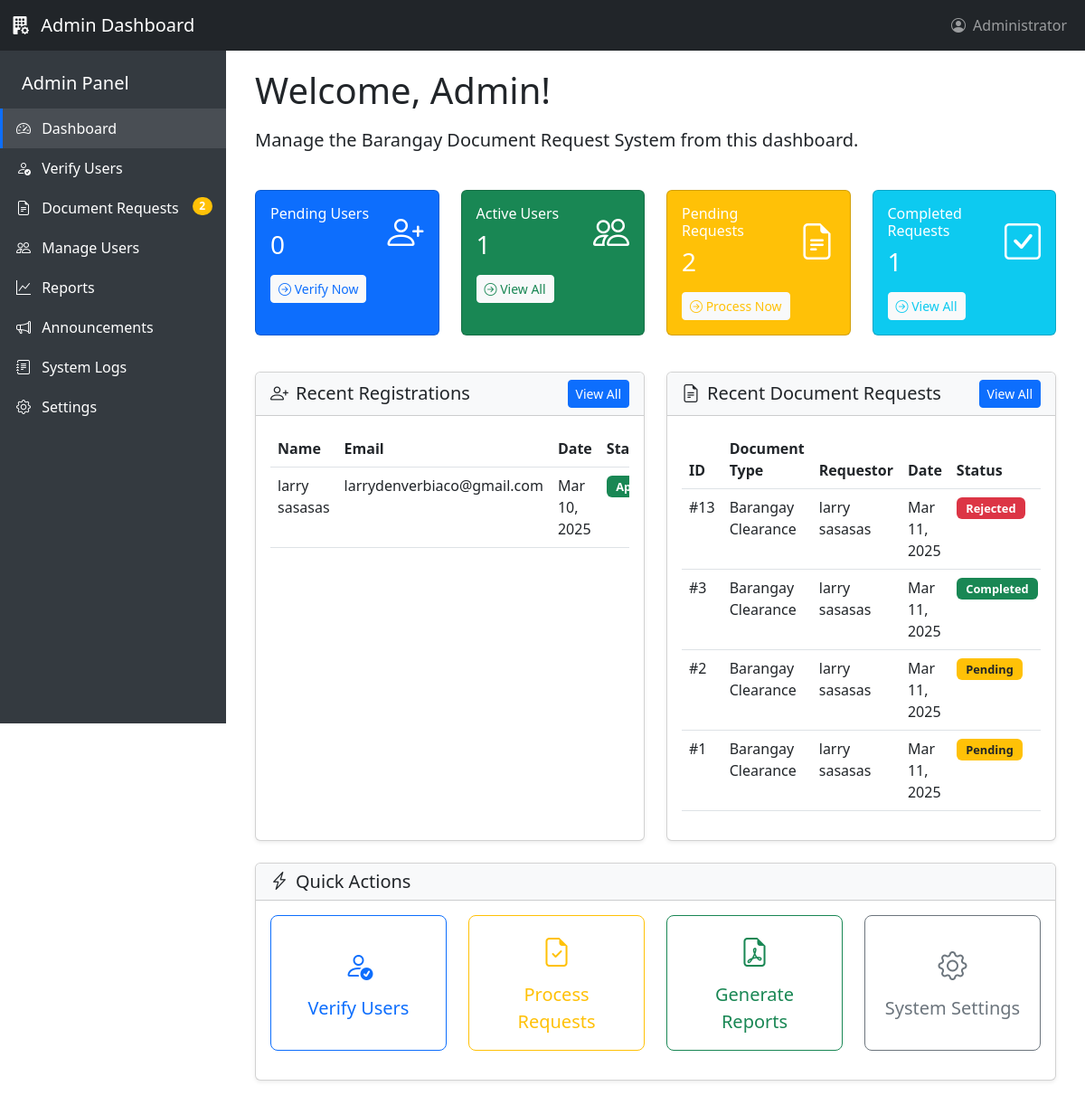
The app's page /admin.php, older data.
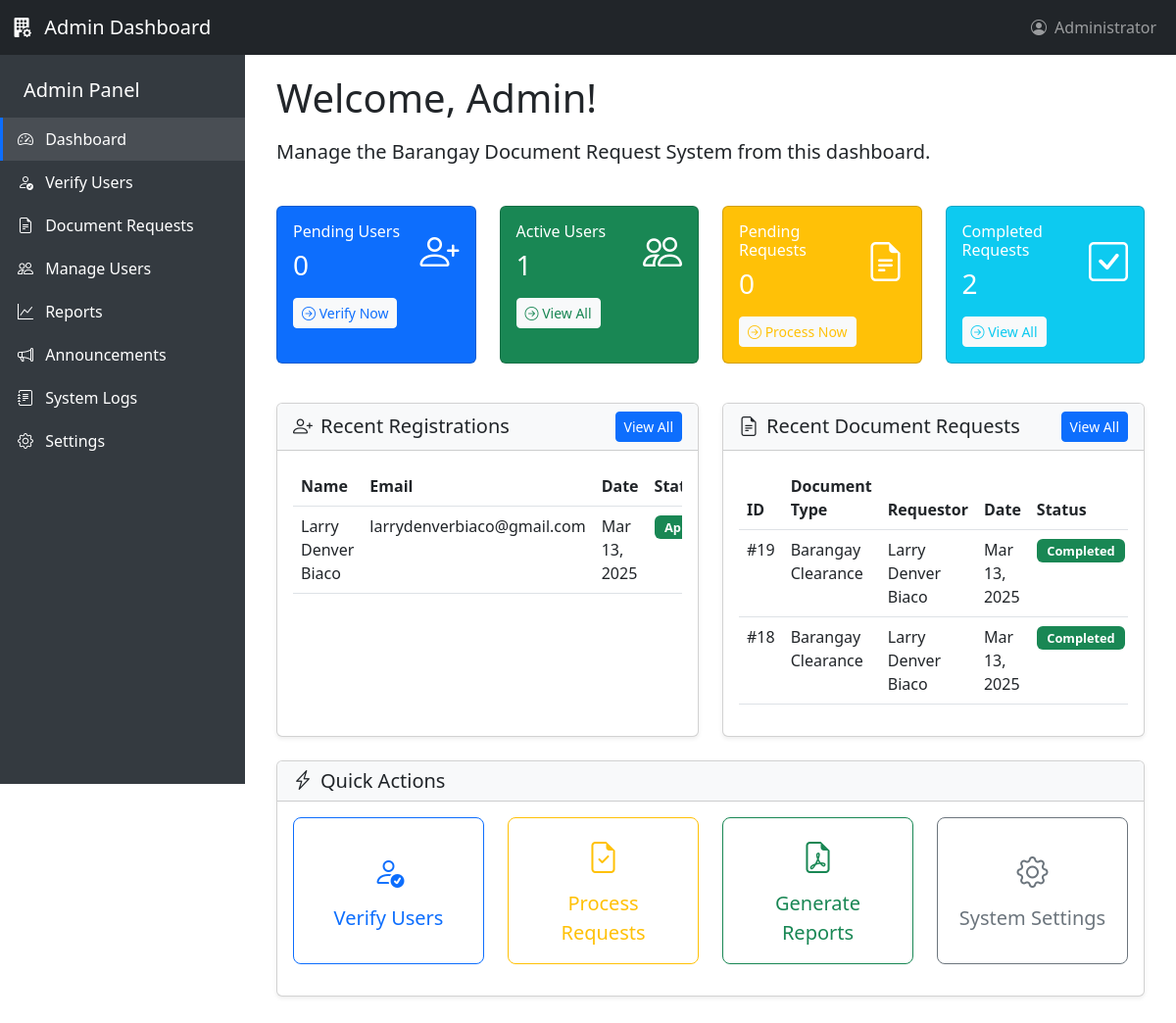
The same page, newer data.
### tables this page shows
CREATE TABLE `users` (
  `user_id` int(11) NOT NULL,
  `email` varchar(100) NOT NULL,
  `password` varchar(255) NOT NULL,
  `first_name` varchar(50) NOT NULL,
  `middle_name` varchar(50) DEFAULT NULL,
  `last_name` varchar(50) NOT NULL,
  `birthday` date NOT NULL,
  `gender` enum('male','female','other') NOT NULL,
  `contact_number` varchar(15) NOT NULL,
  `zone` varchar(20) NOT NULL,
  `house_number` varchar(50) NOT NULL,
  `id_path` varchar(255) NOT NULL,
  `user_type` enum('resident','staff','admin') NOT NULL DEFAULT 'resident',
  `status` enum('active','inactive','pending') NOT NULL DEFAULT 'pending',
  `created_at` timestamp NOT NULL DEFAULT current_timestamp(),
  `updated_at` timestamp NOT NULL DEFAULT current_timestamp() ON UPDATE current_timestamp(),
  `profile_pic` varchar(255) DEFAULT NULL
);

CREATE TABLE `requests` (
  `request_id` int(11) NOT NULL,
  `user_id` int(11) NOT NULL,
  `document_type` varchar(50) NOT NULL,
  `purpose` text NOT NULL,
  `urgent_request` tinyint(1) NOT NULL DEFAULT 0,
  `processing_fee` decimal(10,2) NOT NULL DEFAULT 0.00,
  `status` enum('pending','processing','ready','completed','rejected','cancelled') NOT NULL DEFAULT 'pending',
  `admin_remarks` text DEFAULT NULL,
  `created_at` timestamp NOT NULL DEFAULT current_timestamp(),
  `updated_at` timestamp NOT NULL DEFAULT current_timestamp() ON UPDATE current_timestamp(),
  `completed_at` timestamp NULL DEFAULT NULL,
  `payment_status` tinyint(1) NOT NULL DEFAULT 0,
  `admin_notes` text DEFAULT NULL
);

### admin.php (the view, shortened to what the rows shown need)
<?php
$servername = "localhost";
$username = "root";
$password = "";
$dbname = "barangay_request_system";
$recentUsers = [];
$recentRequests = [];
$conn = new mysqli($servername, $username, $password, $dbname);
if ($conn->connect_error) {
    $showAlert = true;
    $alertType = "danger";
    $alertMessage = "Database connection failed: " . $conn->connect_error;
} else {
    $recentUsersSql = "SELECT user_id, email, first_name, last_name, status, created_at
                      FROM users
                      WHERE user_type = 'resident'
                      ORDER BY created_at DESC LIMIT 5";
    $recentUsersResult = $conn->query($recentUsersSql);
    if ($recentUsersResult) {
        while ($row = $recentUsersResult->fetch_assoc()) {
            $recentUsers[] = $row;
        }
    }
    try {
        $recentRequestsSql = "SELECT r.request_id, r.document_type, r.status, r.created_at,
                             u.first_name, u.last_name
                             FROM requests r
                             JOIN users u ON r.user_id = u.user_id
                             ORDER BY r.created_at DESC LIMIT 5";
        $recentRequestsResult = $conn->query($recentRequestsSql);
        if ($recentRequestsResult) {
            while ($row = $recentRequestsResult->fetch_assoc()) {
                $recentRequests[] = $row;
            }
        }
    } catch (Exception $e) {
    }
}
?>
<!DOCTYPE html>
<html lang="en">
<head>
    <link href="https://cdnjs.cloudflare.com/ajax/libs/bootstrap/5.3.0/css/bootstrap.min.css" rel="stylesheet">
    <link rel="stylesheet" href="https://cdnjs.cloudflare.com/ajax/libs/bootstrap-icons/1.10.5/font/bootstrap-icons.min.css">
</head>
<body>
    <div class="main-content">
        <div class="container-fluid">
            <div class="row mb-4">
                <div class="col">
                    <h1 class="display-6 mb-3">Welcome, Admin!</h1>
                </div>
            </div>
            <div class="row">
                <div class="col-lg-6 mb-4">
                    <div class="card h-100 shadow-sm">
                        <div class="card-body">
                            <?php if (empty($recentUsers)): ?>
                                <div class="text-center py-5">
                                    <i class="bi bi-people text-secondary" style="font-size: 2.5rem;"></i>
                                    <p class="mt-3 text-muted">No recent user registrations</p>
                                </div>
                            <?php else: ?>
                                <div class="table-responsive">
                                    <table class="table table-hover">
                                        <thead>
                                            <tr>
                                                <th>Name</th>
                                                <th>Email</th>
                                                <th>Date</th>
                                                <th>Status</th>
                                            </tr>
                                        </thead>
                                        <tbody>
                                            <?php foreach ($recentUsers as $user): ?>
                                            <tr>
                                                <td><?php echo htmlspecialchars($user['first_name'] . ' ' . $user['last_name']); ?></td>
                                                <td><?php echo htmlspecialchars($user['email']); ?></td>
                                                <td><?php echo date('M d, Y', strtotime($user['created_at'])); ?></td>
                                                <td>
                                                    <?php if ($user['status'] == 'pending'): ?>
                                                        <span class="badge bg-warning text-dark status-badge">Pending</span>
                                                    <?php elseif ($user['status'] == 'active'): ?>
                                                        <span class="badge bg-success status-badge">Approved</span>
                                                    <?php elseif ($user['status'] == 'inactive'): ?>
                                                        <span class="badge bg-danger status-badge">Rejected</span>
                                                    <?php endif; ?>
                                                </td>
                                            </tr>
                                            <?php endforeach; ?>
                                        </tbody>
                                    </table>
                                </div>
                            <?php endif; ?>
                        </div>
                    </div>
                </div>
                <div class="col-lg-6 mb-4">
                    <div class="card h-100 shadow-sm">
                        <div class="card-body">
                            <?php if (empty($recentRequests)): ?>
                                <div class="text-center py-5">
                                    <i class="bi bi-file-earmark text-secondary" style="font-size: 2.5rem;"></i>
                                    <p class="mt-3 text-muted">No recent document requests</p>
                                </div>
                            <?php else: ?>
                                <div class="table-responsive">
                                    <table class="table table-hover">
                                        <thead>
                                            <tr>
                                                <th>ID</th>
                                                <th>Document Type</th>
                                                <th>Requestor</th>
                                                <th>Date</th>
                                                <th>Status</th>
                                            </tr>
                                        </thead>
                                        <tbody>
                                            <?php foreach ($recentRequests as $request): ?>
                                            <tr>
                                                <td>#<?php echo $request['request_id']; ?></td>
                                                <td>
                                                    <?php
                                                        $docType = str_replace('_', ' ', $request['document_type']);
                                                        echo ucwords($docType);
                                                    ?>
                                                </td>
                                                <td><?php echo htmlspecialchars($request['first_name'] . ' ' . $request['last_name']); ?></td>
                                                <td><?php echo date('M d, Y', strtotime($request['created_at'])); ?></td>
                                                <td>
                                                    <?php if ($request['status'] == 'pending'): ?>
                                                        <span class="badge bg-warning text-dark status-badge">Pending</span>
                                                    <?php elseif ($request['status'] == 'processing'): ?>
                                                        <span class="badge bg-info text-white status-badge">Processing</span>
                                                    <?php elseif ($request['status'] == 'completed'): ?>
                                                        <span class="badge bg-success status-badge">Completed</span>
                                                    <?php elseif ($request['status'] == 'rejected'): ?>
                                                        <span class="badge bg-danger status-badge">Rejected</span>
                                                    <?php endif; ?>
                                                </td>
                                            </tr>
                                            <?php endforeach; ?>
                                        </tbody>
                                    </table>
                                </div>
                            <?php endif; ?>
                        </div>
                    </div>
                </div>
            </div>
        </div>
    </div>
</body>
</html>

Row changes from the older to the newer data that the page shows:
removed users: first_name+last_name "larry sasasas", email "larrydenverbiaco@gmail.com", created_at "Mar 10, 2025", status "Approved"
removed requests: request_id "13", document_type "Barangay Clearance", user.last_name "larry sasasas", created_at "Mar 11, 2025", status "Rejected"
removed requests: request_id "3", document_type "Barangay Clearance", user.last_name "larry sasasas", created_at "Mar 11, 2025", status "Completed"
removed requests: request_id "2", document_type "Barangay Clearance", user.last_name "larry sasasas", created_at "Mar 11, 2025", status "Pending"
removed requests: request_id "1", document_type "Barangay Clearance", user.last_name "larry sasasas", created_at "Mar 11, 2025", status "Pending"
added users: first_name+last_name "Larry Denver Biaco", email "larrydenverbiaco@gmail.com", created_at "Mar 13, 2025", status "Approved"
added requests: request_id "19", document_type "Barangay Clearance", user.last_name "Larry Denver Biaco", created_at "Mar 13, 2025", status "Completed"
added requests: request_id "18", document_type "Barangay Clearance", user.last_name "Larry Denver Biaco", created_at "Mar 13, 2025", status "Completed"
Text that changed along with them:
$pendingRequests: "2" → "0"
$completedRequests: "1" → "2"
$pendingRequests: "2" → (not shown)
